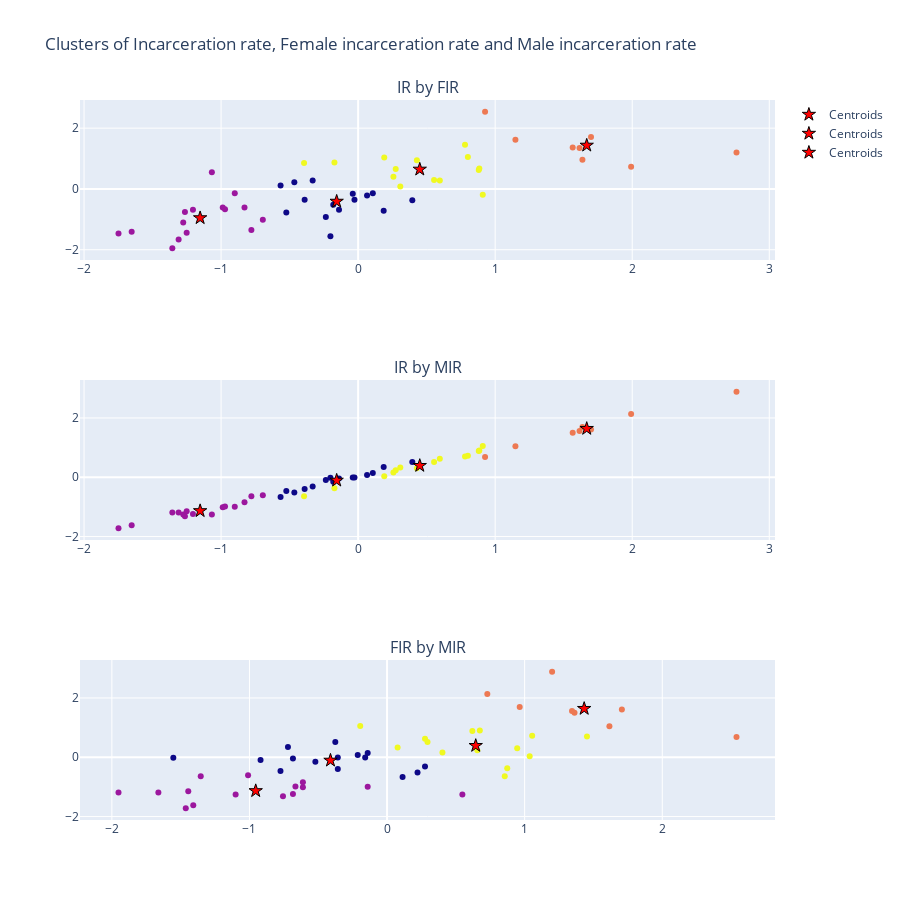

The cell this chart's notebook holds for it:
### Code cell
visualizing_results_2d(df,n,'Incarceration rate', 'Female incarceration rate', 'Male incarceration rate')

### Figure 1 — Plotly figure (JSON) as saved in the notebook; plotly's stock layout.template omitted (floating-point values rounded to 4 significant figures)
{"data": [{"marker": {"color": [3, 3, 2, 3, 0, 3, 0, 0, 0, 3, 2, 1, 3, 0, 3, 1, 0, 2, 2, 1, 0, 1, 0, 1, 2, 0, 0, 1, 3, 1, 1, 3, 1, 0, 1, 0, 2, 0, 0, 1, 3, 3, 3, 2, 1, 1, 3, 1, 2, 0, 3, 1]}, "mode": "markers", "showlegend": false, "type": "scatter", "x": [0.78, -0.3945, 1.566, 0.8803, 0.06526, 0.5543, -0.4655, 0.1865, -0.3318, 0.8844, 1.637, -1.067, 0.1906, -0.524, 0.3077, -0.988, -0.1813, 1.148, 2.761, -1.653, -0.2357, -1.251, -0.2022, -1.205, 1.992, 0.1071, -0.5658, -0.9712, 0.2575, -1.276, -0.6954, 0.8009, -0.779, -0.1395, -1.264, -0.03922, 1.699, -0.3903, 0.3954, -1.31, 0.9095, 0.4289, 0.2742, 1.616, -0.9002, -1.749, 0.5961, -0.8291, 0.9262, -0.02668, -0.173, -1.356], "xaxis": "x", "y": [1.453, 0.8554, 1.362, 0.6199, -0.2131, 0.2939, 0.2215, -0.7202, 0.2758, 0.6743, 0.964, 0.5475, 1.036, -0.7746, 0.07662, -0.6116, -0.521, 1.616, 1.199, -1.408, -0.9194, -1.445, -1.553, -0.684, 0.7286, -0.1407, 0.1128, -0.6659, 0.4026, -1.101, -1.01, 1.055, -1.354, -0.684, -0.7564, -0.1588, 1.707, -0.358, -0.3761, -1.662, -0.195, 0.9459, 0.6561, 1.344, -0.1407, -1.463, 0.2758, -0.6116, 2.54, -0.358, 0.8735, -1.952], "yaxis": "y"}, {"marker": {"color": "red", "line": {"color": "black", "width": 1}, "size": 10, "symbol": "star"}, "mode": "markers", "name": "Centroids", "type": "scatter", "x": [-0.1565, -1.153, 1.668, 0.4498], "xaxis": "x", "y": [-0.4111, -0.9545, 1.433, 0.6445], "yaxis": "y"}, {"marker": {"color": [3, 3, 2, 3, 0, 3, 0, 0, 0, 3, 2, 1, 3, 0, 3, 1, 0, 2, 2, 1, 0, 1, 0, 1, 2, 0, 0, 1, 3, 1, 1, 3, 1, 0, 1, 0, 2, 0, 0, 1, 3, 3, 3, 2, 1, 1, 3, 1, 2, 0, 3, 1]}, "mode": "markers", "showlegend": false, "type": "scatter", "x": [0.78, -0.3945, 1.566, 0.8803, 0.06526, 0.5543, -0.4655, 0.1865, -0.3318, 0.8844, 1.637, -1.067, 0.1906, -0.524, 0.3077, -0.988, -0.1813, 1.148, 2.761, -1.653, -0.2357, -1.251, -0.2022, -1.205, 1.992, 0.1071, -0.5658, -0.9712, 0.2575, -1.276, -0.6954, 0.8009, -0.779, -0.1395, -1.264, -0.03922, 1.699, -0.3903, 0.3954, -1.31, 0.9095, 0.4289, 0.2742, 1.616, -0.9002, -1.749, 0.5961, -0.8291, 0.9262, -0.02668, -0.173, -1.356], "xaxis": "x2", "y": [0.7038, -0.6369, 1.497, 0.8876, 0.07601, 0.511, -0.5136, 0.3428, -0.3096, 0.9033, 1.697, -1.253, 0.03117, -0.4621, 0.3294, -1.009, -0.1482, 1.049, 2.883, -1.614, -0.09662, -1.15, -0.01591, -1.238, 2.136, 0.1455, -0.6661, -0.9822, 0.1612, -1.256, -0.6078, 0.7284, -0.6414, -0.04057, -1.314, -0.0047, 1.612, -0.3948, 0.511, -1.188, 1.056, 0.3047, 0.2397, 1.558, -0.9934, -1.72, 0.6231, -0.8432, 0.6791, -0.006942, -0.3701, -1.188], "yaxis": "y2"}, {"marker": {"color": "red", "line": {"color": "black", "width": 1}, "size": 10, "symbol": "star"}, "mode": "markers", "name": "Centroids", "type": "scatter", "x": [-0.1565, -1.153, 1.668, 0.4498], "xaxis": "x2", "y": [-0.1056, -1.133, 1.639, 0.3909], "yaxis": "y2"}, {"marker": {"color": [3, 3, 2, 3, 0, 3, 0, 0, 0, 3, 2, 1, 3, 0, 3, 1, 0, 2, 2, 1, 0, 1, 0, 1, 2, 0, 0, 1, 3, 1, 1, 3, 1, 0, 1, 0, 2, 0, 0, 1, 3, 3, 3, 2, 1, 1, 3, 1, 2, 0, 3, 1]}, "mode": "markers", "showlegend": false, "type": "scatter", "x": [1.453, 0.8554, 1.362, 0.6199, -0.2131, 0.2939, 0.2215, -0.7202, 0.2758, 0.6743, 0.964, 0.5475, 1.036, -0.7746, 0.07662, -0.6116, -0.521, 1.616, 1.199, -1.408, -0.9194, -1.445, -1.553, -0.684, 0.7286, -0.1407, 0.1128, -0.6659, 0.4026, -1.101, -1.01, 1.055, -1.354, -0.684, -0.7564, -0.1588, 1.707, -0.358, -0.3761, -1.662, -0.195, 0.9459, 0.6561, 1.344, -0.1407, -1.463, 0.2758, -0.6116, 2.54, -0.358, 0.8735, -1.952], "xaxis": "x3", "y": [0.7038, -0.6369, 1.497, 0.8876, 0.07601, 0.511, -0.5136, 0.3428, -0.3096, 0.9033, 1.697, -1.253, 0.03117, -0.4621, 0.3294, -1.009, -0.1482, 1.049, 2.883, -1.614, -0.09662, -1.15, -0.01591, -1.238, 2.136, 0.1455, -0.6661, -0.9822, 0.1612, -1.256, -0.6078, 0.7284, -0.6414, -0.04057, -1.314, -0.0047, 1.612, -0.3948, 0.511, -1.188, 1.056, 0.3047, 0.2397, 1.558, -0.9934, -1.72, 0.6231, -0.8432, 0.6791, -0.006942, -0.3701, -1.188], "yaxis": "y3"}, {"marker": {"color": "red", "line": {"color": "black", "width": 1}, "size": 10, "symbol": "star"}, "mode": "markers", "name": "Centroids", "type": "scatter", "x": [-0.4111, -0.9545, 1.433, 0.6445], "xaxis": "x3", "y": [-0.1056, -1.133, 1.639, 0.3909], "yaxis": "y3"}], "layout": {"annotations": [{"font": {"size": 16}, "showarrow": false, "text": "IR by FIR", "x": 0.5, "xanchor": "center", "xref": "paper", "y": 1, "yanchor": "bottom", "yref": "paper"}, {"font": {"size": 16}, "showarrow": false, "text": "IR by MIR", "x": 0.5, "xanchor": "center", "xref": "paper", "y": 0.6111, "yanchor": "bottom", "yref": "paper"}, {"font": {"size": 16}, "showarrow": false, "text": "FIR by MIR", "x": 0.5, "xanchor": "center", "xref": "paper", "y": 0.2222, "yanchor": "bottom", "yref": "paper"}], "height": 900, "title": {"text": "Clusters of Incarceration rate, Female incarceration rate and Male incarceration rate"}, "width": 900, "xaxis": {"anchor": "y", "domain": [0, 1]}, "xaxis2": {"anchor": "y2", "domain": [0, 1]}, "xaxis3": {"anchor": "y3", "domain": [0, 1]}, "yaxis": {"anchor": "x", "domain": [0.7778, 1]}, "yaxis2": {"anchor": "x2", "domain": [0.3889, 0.6111]}, "yaxis3": {"anchor": "x3", "domain": [0, 0.2222]}}}
